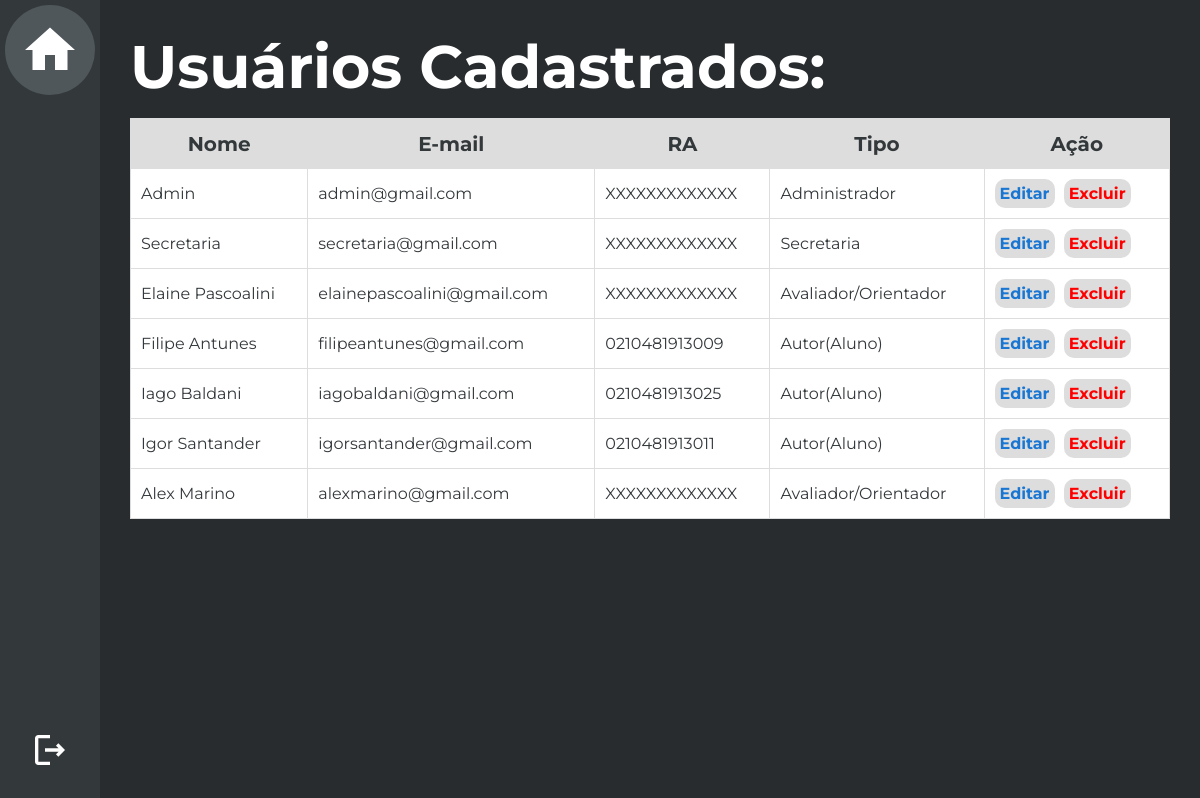
Before: /Edição de usuário/Admin/UsuariosCadastrados.php?id=18 (signed in) with the older database file.
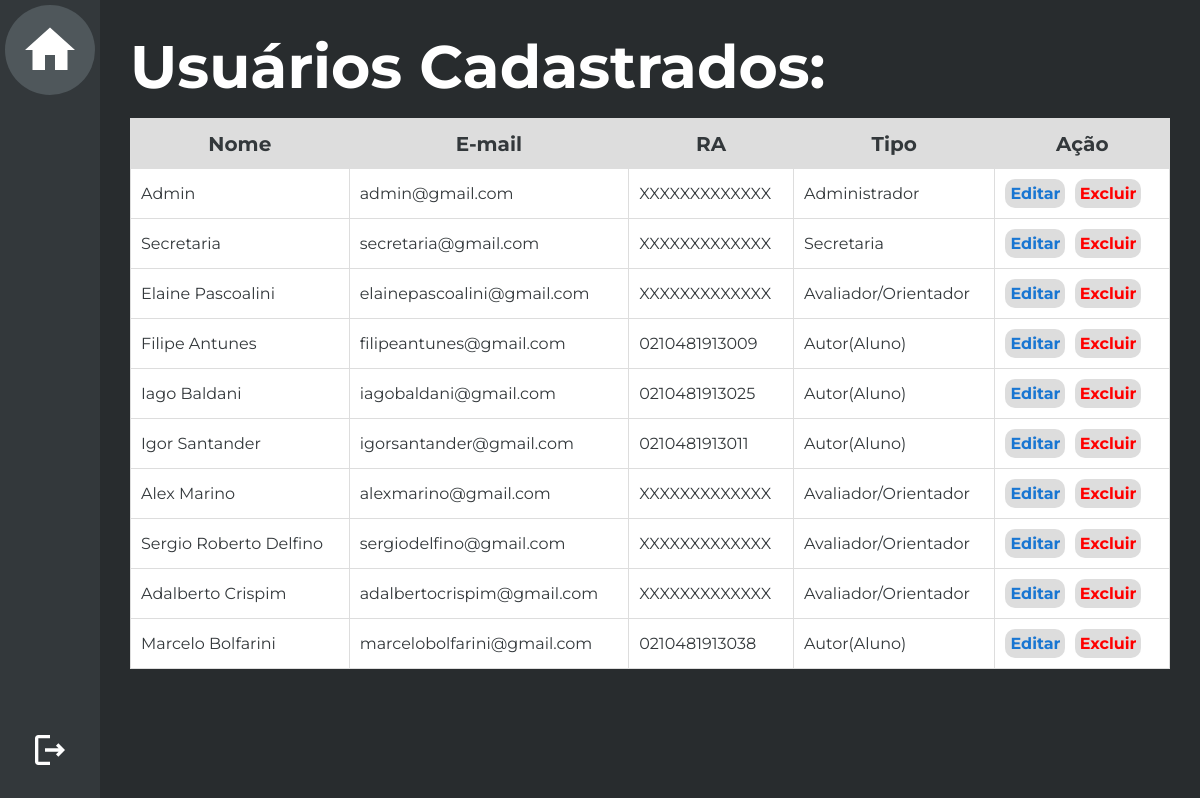
After: the same page with the newer database file.
### tables this page shows
CREATE TABLE `usuario` (
  `cod_usuario` smallint(4) NOT NULL,
  `nome` varchar(50) NOT NULL,
  `senha` varchar(32) NOT NULL,
  `cpf` varchar(50) NOT NULL DEFAULT '',
  `email` varchar(50) NOT NULL,
  `matricula` varchar(50) NOT NULL DEFAULT '',
  `tipo` int(11) NOT NULL DEFAULT 0,
  `curso` int(11) NOT NULL,
  `datacadastro` date DEFAULT NULL,
  `diretorio_imagem` varchar(70) NOT NULL
);

### Edição de usuário/Admin/UsuariosCadastrados.php (the view, shortened to what this page needs)
<?php
    include("../../conexao.php");
    $id_usuario = intval($_GET['id']);
    $sql_code = "SELECT * FROM usuario";
    $sql_query = $mysqli->query($sql_code) or die($mysqli->error);
    $linha = $sql_query->fetch_assoc();
?>
<html>
    <head>
        <link rel="stylesheet" type="text/css" href="../styleTabelaUsuarios.css"/>
    </head>
    <body>
        <aside>
            <div class="menu">
                <div class="menu-box home" id="home"><a href="javascript:history.back()">
                    <div class="home-img"> <img src="../../Imagens/home-white-18dp.svg" height="60px"/> </div>
                </a></div>
                <div class="menu-box" id="logout"><a href="../../logout.php">
                    <img src="../../Imagens/logout-white-18dp.svg" height="40px"/>
                </a></div>
            </div>
        </aside>
        <main>
            <div class="principal">
                <div class="filler"></div>
                <div class="container">
                    <h1>Usuários Cadastrados:</h1>
                    <table cellpadding=10>
                        <tr class=titulo>
                            <td>Nome</td>
                            <td>E-mail</td>
                            <td>RA</td>
                            <td>Tipo</td>
                            <td>Ação</td>
                        </tr>
                        <?php
                            do{
                        ?>
                        <tr>
                            <td><?php echo $linha['nome']; ?></td>
                            <td><?php echo $linha['email']; ?></td>
                            <td><?php echo $linha['matricula']; ?></td>
                            <td><?php
                                     if($linha['tipo']==1){
                                         echo "Administrador";
                                     }
                                     else if($linha['tipo']==2){
                                        echo "Autor(Aluno)";
                                    }
                                    else if($linha['tipo']==3){
                                        echo "Avaliador/Orientador";
                                    }
                                    else if($linha['tipo']==4){
                                        echo "Secretaria";
                                    }
                                ?></td>
                            <td>
                                <a href="edicaoUsuarioAdmin.php?usuario=<?php echo $linha['cod_usuario']; ?>&id=<?php echo $id_usuario; ?>">Editar</a>
                                <a href="../../Confirmações/confirmExcluir.php?usuario=<?php echo $linha['cod_usuario']; ?>&id=<?php echo $id_usuario;?>">Excluir</a>
                            </td>
                        </tr>
                        <?php } while($linha = $sql_query->fetch_assoc()); ?>
                    </table>
            </div>
        </main>
    </body>
</html>

Changed rows visible on the page:
added usuario: nome "Sergio Roberto Delfino", email "sergiodelfino@gmail.com", matricula "XXXXXXXXXXXXX", shows "Avaliador/Orientador"
added usuario: nome "Adalberto Crispim", email "adalbertocrispim@gmail.com", matricula "XXXXXXXXXXXXX", shows "Avaliador/Orientador"
added usuario: nome "Marcelo Bolfarini", email "marcelobolfarini@gmail.com", matricula "0210481913038", shows "Autor(Aluno)"
